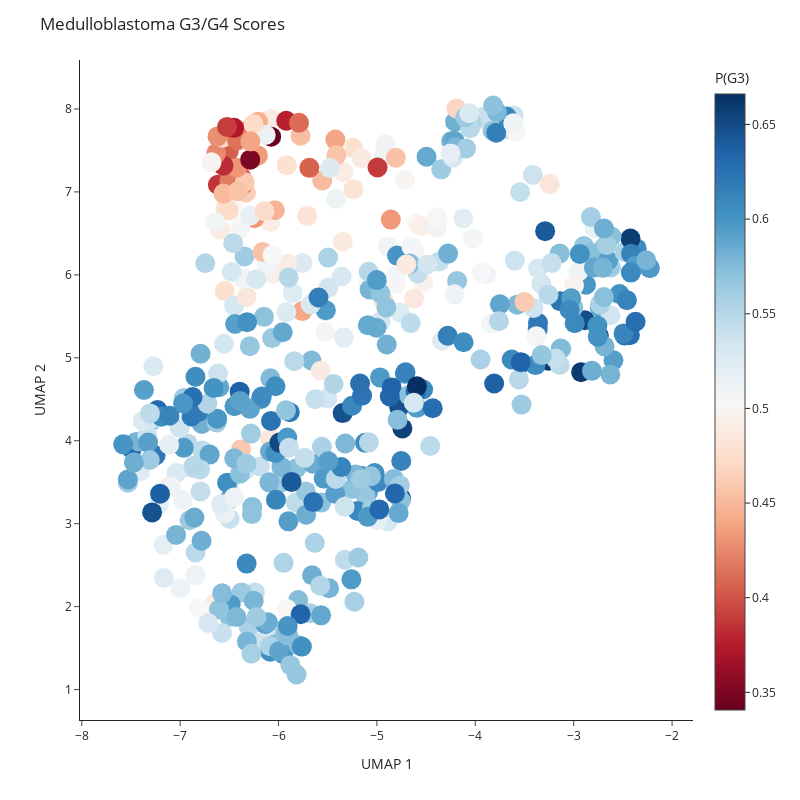

The code cell stored with this chart in its notebook:
### Code cell
plot_umap_spectrum(
    data=data_g3g4,
    clinical=score,  # Continuous scores instead of discrete labels
    colormap='RdBu',
    n_components=2,
    seed=2023,
    title="Medulloblastoma G3/G4 Scores",
    marker_size=20
)

### Figure 1 — Plotly figure (JSON) as saved in the notebook; plotly's stock layout.template omitted (floating-point values rounded to 4 significant figures; data arrays with more than 128 entries replaced by an {"elided": "..."} marker saying what was removed)
{"data": [{"customdata": {"elided": "470x1 float values"}, "hovertemplate": "<b>%{hovertext}</b><br><br>UMAP_1=%{x}<br>UMAP_2=%{y}<br>color_value=%{marker.color:.3f}<extra></extra>", "hovertext": {"elided": "470 str values"}, "legendgroup": "", "marker": {"color": {"elided": "470 float values"}, "coloraxis": "coloraxis", "size": 20, "symbol": "circle"}, "mode": "markers", "name": "", "orientation": "v", "showlegend": false, "type": "scatter", "x": {"elided": "470 float values"}, "xaxis": "x", "y": {"elided": "470 float values"}, "yaxis": "y"}], "layout": {"coloraxis": {"cmax": 0.6661, "cmin": 0.3407, "colorbar": {"title": {"text": "P(G3)"}}, "colorscale": [[0, "rgb(103,0,31)"], [0.1, "rgb(178,24,43)"], [0.2, "rgb(214,96,77)"], [0.3, "rgb(244,165,130)"], [0.4, "rgb(253,219,199)"], [0.5, "rgb(247,247,247)"], [0.6, "rgb(209,229,240)"], [0.7, "rgb(146,197,222)"], [0.8, "rgb(67,147,195)"], [0.9, "rgb(33,102,172)"], [1, "rgb(5,48,97)"]]}, "height": 800, "legend": {"tracegroupgap": 0}, "margin": {"t": 60}, "title": {"text": "Medulloblastoma G3/G4 Scores"}, "width": 800, "xaxis": {"anchor": "y", "domain": [0, 1], "title": {"text": "UMAP 1"}}, "yaxis": {"anchor": "x", "domain": [0, 1], "title": {"text": "UMAP 2"}}}}
